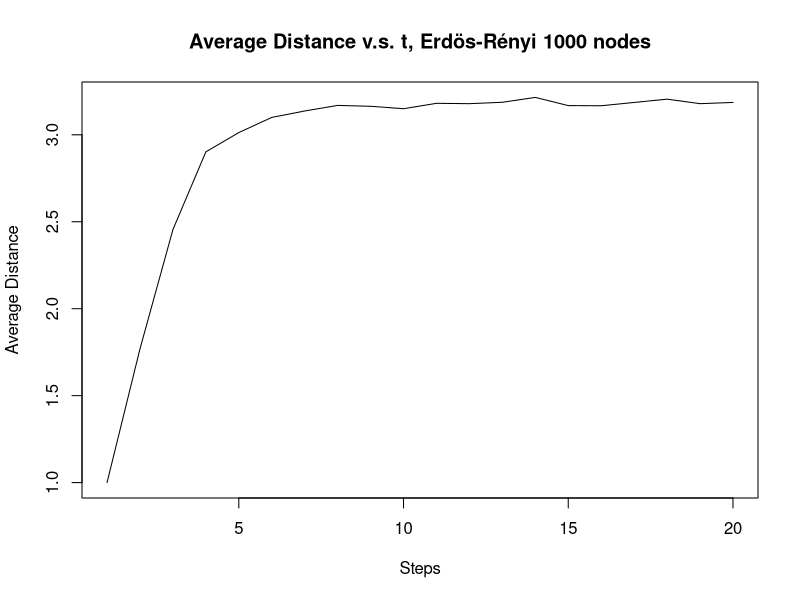
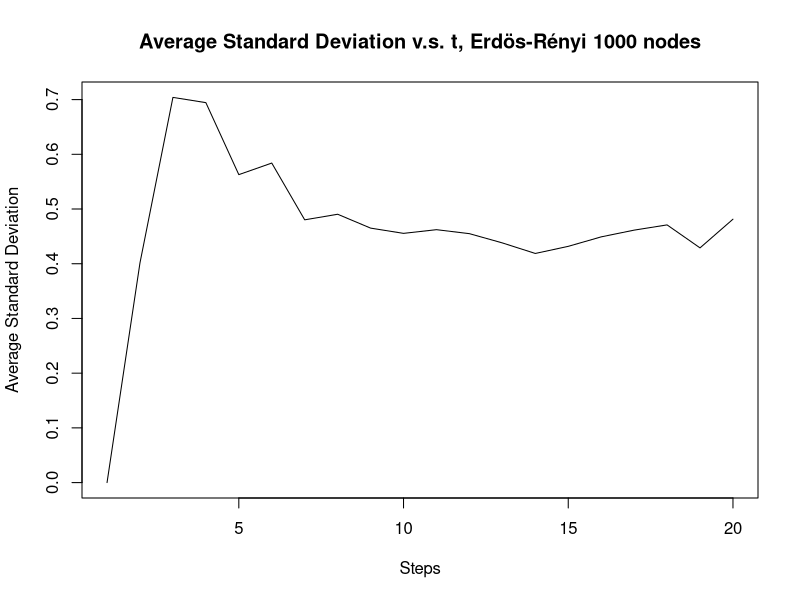
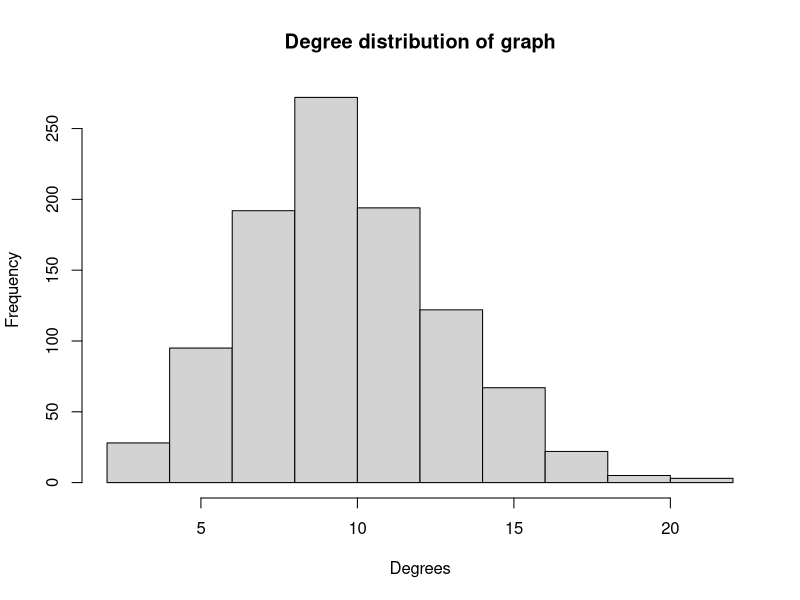
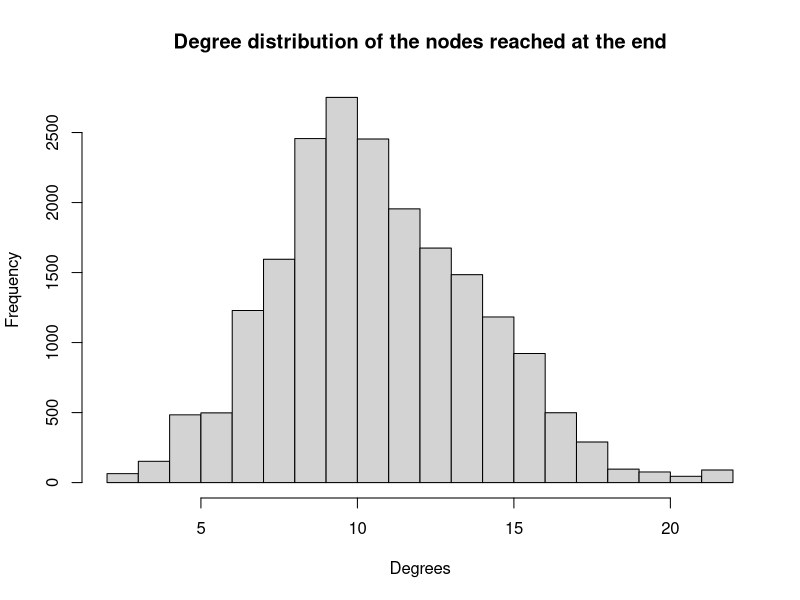
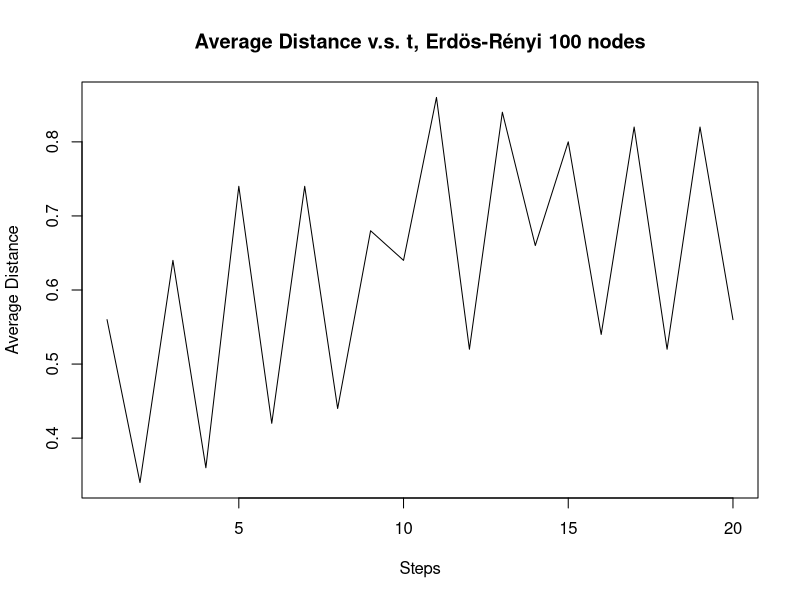
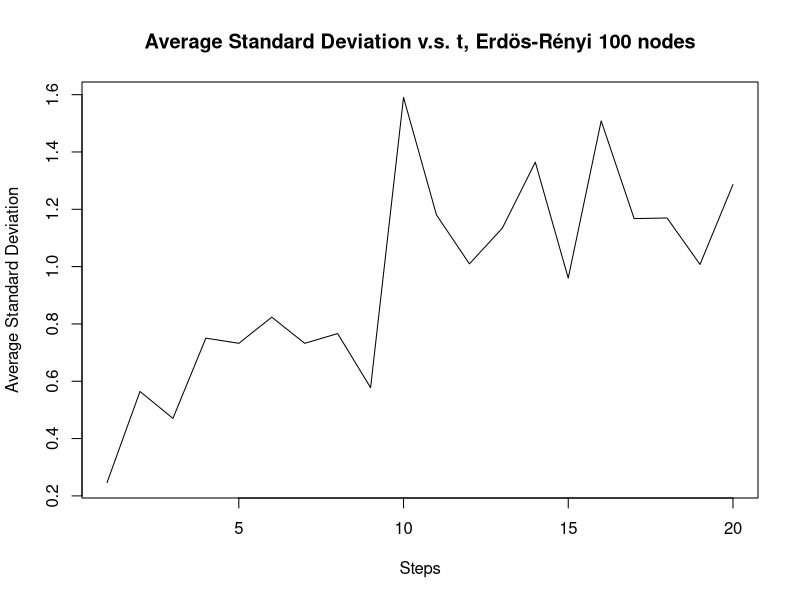
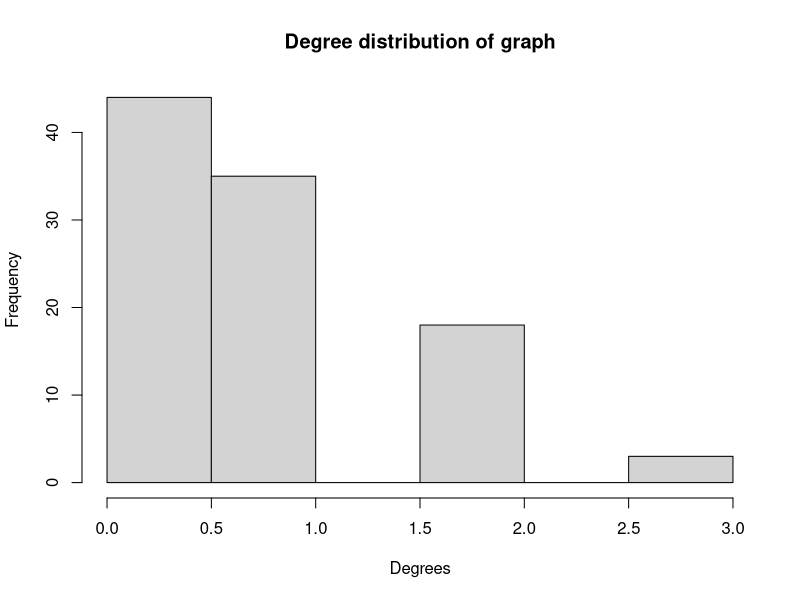
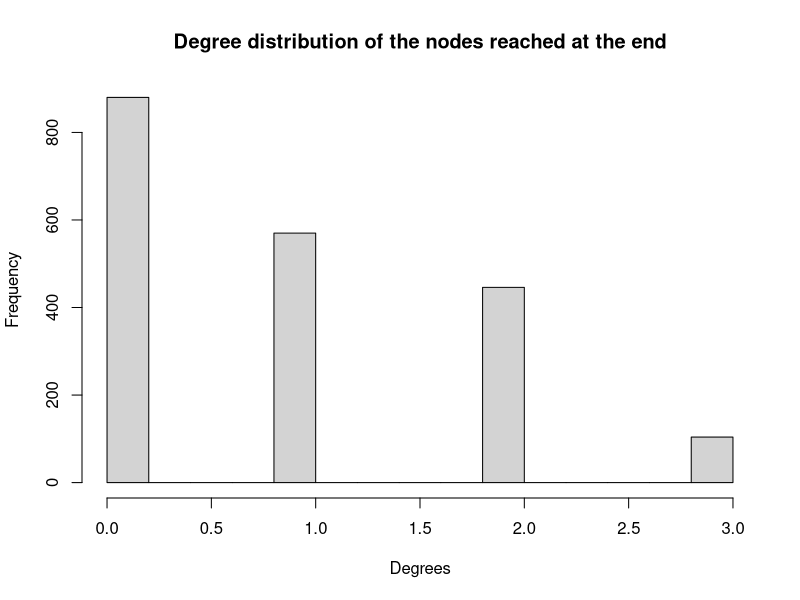

The R source for these figures, in order: (Note: a time limit stopped this script after it produced the figures.)
# install.packages("igraph")# if this failed
# install.packages("igraph", type="binary")
# install.packages("pracma", type="binary")

library(igraph)
library(Matrix)
library(pracma)

set.seed(1)

create_transition_matrix = function (g){
  
  # WARNING: make sure your graph is connected (you might input GCC of your graph)
  
  vs = V(g)
  n = vcount(g)
  adj = as_adjacency_matrix(g)
  adj[diag(rowSums(adj) == 0)] = 1  # handle if the user is using the function for networks with isolated nodes by creating self-edges
  z = matrix(rowSums(adj, , 1))
  
  transition_matrix = adj / repmat(z, 1, n)  # normalize to get probabilities
  
  return(transition_matrix)
}

# random_walk = function (g, num_steps, start_node, transition_matrix = NULL){
#   if(is.null(transition_matrix)){
#     transition_matrix = create_transition_matrix(g)
#   }
#   
#   v = start_node
#   for(i in 1:num_steps){
#     #         fprintf('Step %d: %d\n', i, v)  # COMMENT THIS
#     PMF = transition_matrix[v, ]
#     v = sample(1:vcount(g), 1, prob = PMF)        
#   }
#   
#   return(v)
# }

random_walk_plot = function(rn) {
  avg_dis_all <- numeric()
  avg_std_all <- numeric()
  
  degreesVector <- degree(rn)
  degreesEnd <- numeric()
  
  num_node <- vcount(rn)
  
  
  for(step in 1:20){
    dis <- numeric()
    avg_dis <- numeric()
    avg_std <- numeric()
    
    if(num_node > 1000){
      sample = sample(vcount(rn),1000)
      sample
      for (start_node in sample) {
        v_last = tail(random_walk(rn, start_node, step), n=1)
        dis <- c(dis, shortest.paths(rn, start_node, v_last))
        
        degreesEnd <- c(degreesEnd, degreesVector[v_last])
      }
    }
    else{
      for (start_node in 1:num_node) {
        v_last = tail(random_walk(rn, start_node, step), n=1)
        dis <- c(dis, shortest.paths(rn, start_node, v_last))
        
        degreesEnd <- c(degreesEnd, degreesVector[v_last])
      }
    }
    
    
    avg_dis <- mean(dis)
    avg_std <- mean((dis - mean(dis))**2)
    
    fprintf('Step %d: %f %f\n', step, avg_dis, avg_std)  
    avg_dis_all <- c(avg_dis_all, avg_dis)
    avg_std_all <- c(avg_std_all, avg_std)
    
  }
  
  #plots
  title = "Erdös-Rényi"
  
  filename = paste('fig/','avgdis_', title, '_', num_node,'.pdf', sep="")
  plot(avg_dis_all, typ='l', main = paste("Average Distance v.s. t,", title, num_node, "nodes"), xlab = "Steps", ylab = "Average Distance")

  
  plot(avg_std_all, typ='l', main = paste("Average Standard Deviation v.s. t,", title, num_node, "nodes"), xlab = "Steps", ylab = "Average Standard Deviation")
  
  degreesVector <- degree(rn)
  
 
  hist(degreesVector, main = "Degree distribution of graph", xlab="Degrees")
  
  
  hist(degreesEnd, main = "Degree distribution of the nodes reached at the end", xlab="Degrees")
}

rn <- erdos.renyi.game(1000, 0.01, type="gnp")
random_walk_plot(rn)

rn <- erdos.renyi.game(100, 0.01, type="gnp")
random_walk_plot(rn)

rn <- erdos.renyi.game(10000, 0.01, type="gnp")
random_walk_plot(rn)
